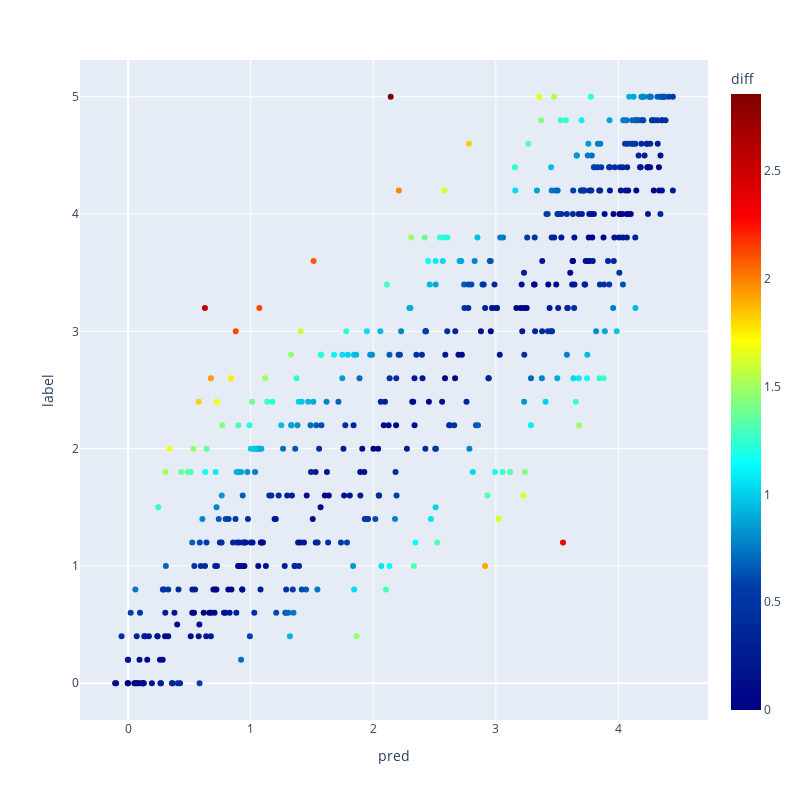

Notebook code cell kept with this figure:
### Markdown cell above
# 2. scatter plot
- 관심있는 두 지표간의 상관 관계를 볼 수 있으며, color map을 통해 제 3의 지표간 관계도 같이 확인이 가능합니다.
- 또는 여러 지표에서 두 지표를 골라 상관관계를 볼 수있는 scatter plot matrix를 지원합니다.

### Code cell
# fd 데이터프레임에 대해 scatter plot
# 관심있는 col 정보 입력 
color_col = 'diff'
vs_col = ['pred', 'label']
# dot에 마우스를 가져다 될 때 뜨는 정보 확인
hover_col = ['s1', 's2', 's1_token', 's1_stop', 's1_space', 's1_rfreq', 'rtt', 'source']
label_scatter_plot(fd, color_col, vs_col, hover_col)

### Figure 1 — Plotly figure (JSON) as saved in the notebook; plotly's stock layout.template omitted (floating-point values rounded to 4 significant figures; data arrays with more than 128 entries replaced by an {"elided": "..."} marker saying what was removed)
{"data": [{"customdata": {"elided": "550x8 mixed values"}, "hovertemplate": "pred=%{x}<br>label=%{y}<br>s1=%{customdata[0]}<br>s2=%{customdata[1]}<br>s1_token=%{customdata[2]}<br>s1_stop=%{customdata[3]}<br>s1_space=%{customdata[4]}<br>s1_rfreq=%{customdata[5]}<br>rtt=%{customdata[6]}<br>source=%{customdata[7]}<br>diff=%{marker.color}<extra></extra>", "legendgroup": "", "marker": {"color": {"elided": "550 float values"}, "coloraxis": "coloraxis", "symbol": "circle"}, "mode": "markers", "name": "", "orientation": "v", "showlegend": false, "type": "scatter", "x": {"elided": "550 float values"}, "xaxis": "x", "y": {"elided": "550 float values"}, "yaxis": "y"}], "layout": {"coloraxis": {"colorbar": {"title": {"text": "diff"}}, "colorscale": [[0, "rgb(0,0,131)"], [0.2, "rgb(0,60,170)"], [0.4, "rgb(5,255,255)"], [0.6, "rgb(255,255,0)"], [0.8, "rgb(250,0,0)"], [1, "rgb(128,0,0)"]]}, "height": 800, "legend": {"tracegroupgap": 0}, "margin": {"t": 60}, "width": 800, "xaxis": {"anchor": "y", "domain": [0, 1], "title": {"text": "pred"}}, "yaxis": {"anchor": "x", "domain": [0, 1], "title": {"text": "label"}}}}
